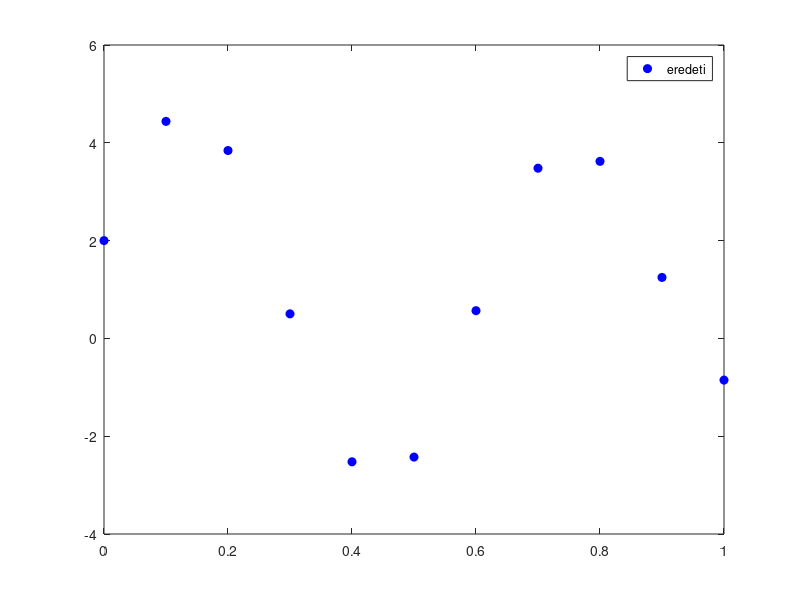

Write MATLAB code to recreate this figure. (Note: this script raises an error after producing the figure.)
clear all;
clc;

%% EREDETI JEL
N=11;
f=@(x) 1+cos(2*pi*0.1*x)+3*sin(2*pi*0.17*x);
x=0:N-1;
y=f(x);
plot(linspace(0,1,length(y)),y,'bo','MarkerFaceColor','b');
legend('eredeti');
pause;

%% LINEARIS INTERPOLACIO
K=20;
x2=linspace(x(1),x(end),N*K);
yi_lin=interpolate_lin(y,x,x2);
hold on;
plot(linspace(0,1,length(yi_lin)),yi_lin,'b','LineWidth',2);
hold off;
legend('eredeti','linearis');
pause;

%% LAGRANGE-INTERPOLACIO
K=20;
x2=linspace(x(1),x(end),N*K);
yi_lag=interpolate_lag(y,x,x2);
hold on;
plot(linspace(0,1,length(yi_lag)),yi_lag,'r','LineWidth',2);
hold off;
legend('eredeti','linearis','Lagrange');
pause;

%% LEGKISEBB NEGYZETEK MODSZERE, POLINOMIALIS ESET
D=N-1;
K=20;
x2=linspace(x(1),x(end),N*K);
yi_ls=interpolate_ls(y,x,x2,D);
hold on;
plot(linspace(0,1,length(yi_ls)),yi_ls,'g','LineWidth',2);
hold off;
legend('eredeti','linearis','Lagrange','LS');
pause;

%% TRIGONOMETRIKUS INTERPOLACIO
K=20;
x2=linspace(x(1),x(end),N*K);
yi_trig=interpolate_trig(y,x,x2);
hold on;
plot(linspace(0,1,length(yi_trig)),yi_trig,'c','LineWidth',2);
hold off;
legend('eredeti','linearis','Lagrange','LS','Fourier');
pause;

%% HERMITE-INTERPOLACIO
s=2;
K=20;
x2=linspace(x(1),x(end),N*K);
yi_herm=interpolate_herm(y(1:s:end),x(1:s:end),x2);
hold on;
plot(linspace(0,1,length(yi_herm)),yi_herm,'y','LineWidth',2);
hold off;
legend('eredeti','linearis','Lagrange','LS','Fourier','Hermite');
pause;

%% SPLINE INTERPOLACIO
K=20;
x2=linspace(x(1),x(end),N*K);
yi_spline=interpolate_spline(y,x,x2);
hold on;
plot(linspace(0,1,length(yi_spline)),yi_spline,'m','LineWidth',2);
hold off;
legend('eredeti','linearis','Lagrange','LS','Fourier','Hermite','spline');
pause;

%% CATMULL-ROM-SPLINE
K=20;
x2=linspace(x(1),x(end),N*K);
yi_spline_cr=interpolate_spline_cr(y,x,x2);
hold on;
plot(linspace(0,1,length(yi_spline_cr)),yi_spline_cr,'k','LineWidth',2);
hold off;
legend('eredeti','linearis','Lagrange','LS','Fourier','Hermite','spline','C-R-spline');
pause;

%% INTERPOLACIO NULLAK BESZURASAVAL ES ALULATERESZTO SZURESSEL
K=20;
yi_lpf=interpolate_lpf(y,K);
hold on;
plot(linspace(0,1,length(yi_lpf)),yi_lpf,'color',[0.5 0.5 0.5],'LineWidth',2);
hold off;
legend('eredeti','linearis','Lagrange','LS','Fourier','Hermite','spline','C-R-spline','LPF');
